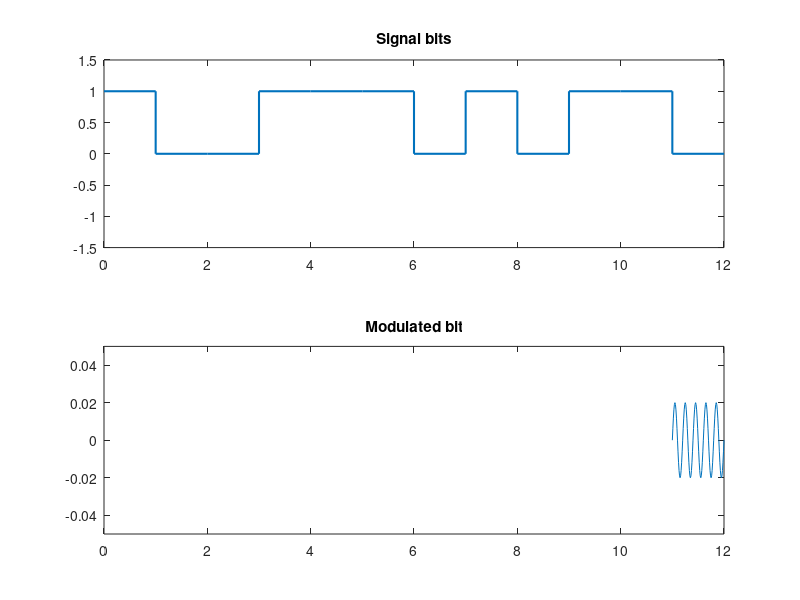
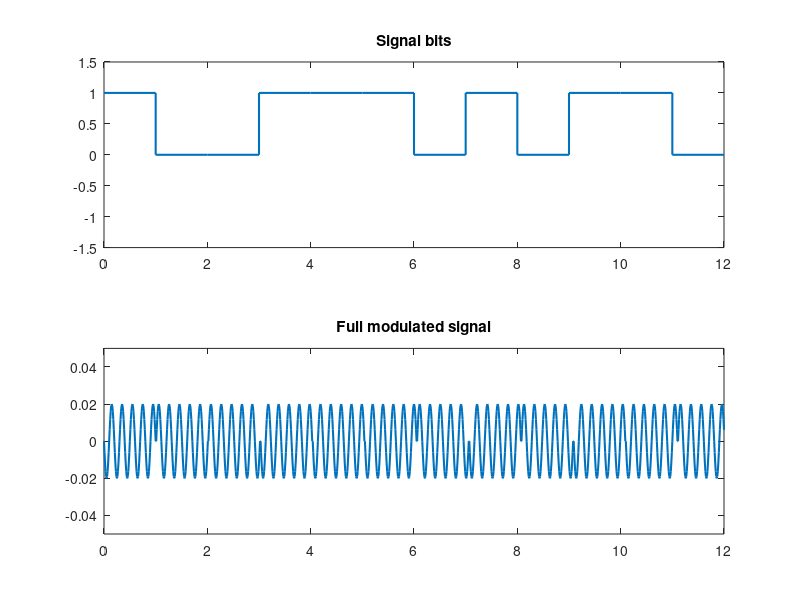

Recreate these plots in MATLAB, in order.
clc;clear;close all;

b = [1 0 0 1 1 1 0 1 0 1 1 0];      %بیت های ارسالی
t = 0:0.01:1;   %زمان یک پالس
T = 0:0.01:length(b);   %زمان کل سیگنال
Signal = [];        %ایجاد متغیر خالی برای جمع کردن سیگنال ها در آینده
Fc = 5;     %فرکانس حامل

for i=1:length(b)    %انیمیشن مدولاسیون
    subplot(2,1,1)
    stairs(0:length(b), [b b(end)], 'LineWidth', 1.5)      %تابع برای کشیدن پله
    title('Signal bits')
    ylim([-1.5 1.5])        %محدود کردن محور عمودی
    xlim([0 length(b)])     %محدود کردن محور افقی

    s= sin(2.*pi.*Fc.*t + b(i).*pi)./(sum(abs(sin(2.*pi.*Fc.*t + b(i).*pi)).^2));       %سیگنال مدوله شده در زمان یک پالس
    subplot(2,1,2)
    plot(t + (i-1), s, LineWidth=1.2)
    title('Modulated bit')
    xlim([0 length(b)])
    ylim([-0.05 0.05])

    drawnow     %کشیدن فوری پلات روی فیگر
    pause(0.5)      %صبر 0.5 ثانیه ای

    Signal = cat(2, Signal, s);     %جمع کردن سیگنالهای مدوله شده در زمان یک پالس
end
close   %بستن فیگر
figure   %باز کردن فیگر

%نمایش کل سیگنال مدوله شده
subplot(2,1,1)
stairs(0:length(b), [b b(end)], 'LineWidth', 1.5)
title('Signal bits')
ylim([-1.5 1.5])
xlim([0 length(b)])

subplot(2,1,2)
plot(T, Signal(1:end-(length(b)-1)), 'LineWidth',1.5)
title('Full modulated signal')
xlim([0 length(b)])
ylim([-0.05 0.05])


